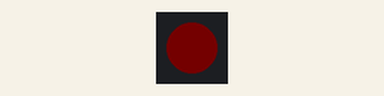
Recording of a sketch running on a simulated Arduino Uno, built with avr-gcc and run on an emulated ATmega328P. On the bench: 1 RGB LEDs in strip order, left to right. Dim RGB values are drawn brighter than linear.

Above: at 0.15 s.
At 39.69 s:
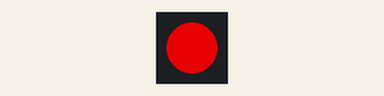
Timing chart, 0 to 40.0 s (numbered marks = the images above):
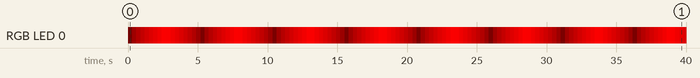

The sketch:

fade_rgb_WS2812edit.ino
```cpp
/*
 * light_ws2812 example
 * Fade LEDs in R, G, B order; demonstrate functions for changing color order.
 *
 * Created: September 6, 2014
 * Author: Windell Oskay (www.evilmadscientist.com)
 */

#include <WS2812.h>

#define outputPin 10  // Digital output pin (default: 7)
#define LEDCount 1   // Number of LEDs to drive (default: 9)


WS2812 LED(LEDCount);
cRGB value;

byte intensity;
byte sign;

void setup() {
	  LED.setOutput(outputPin); // Digital Pin 10

	/* You may uncomment one of the following three lines to switch
	to a different data transmission sequence for your addressable LEDs.
	(These functions can be used at any point in your program as needed.)   */

	LED.setColorOrderRGB();  // Uncomment for RGB color order
	//LED.setColorOrderBRG();  // Uncomment for BRG color order
	LED.setColorOrderGRB();  // Uncomment for GRB color order (Default; will be used if none other is defined.)

	intensity = 0;
	sign = 1;
}

void loop() {
	byte i = 0;
	if (sign) {
		intensity++;
		if (intensity == 255)
			sign = 0;
	}
	else {
		intensity--;
		if (intensity == 0)
			sign = 1;
	}

	while (i < LEDCount){
		if ((i % 3) == 0) {  // First LED, and every third after that
			value.b = 0;
			value.g = 0;
			value.r = intensity; // RGB Value -> Red Only
			LED.set_crgb_at(i, value); // Set value at LED found at index 0
		}
		else if ((i % 3) == 1) { // Second LED, and every third after that
			value.b = 0;
			value.g = intensity;
			value.r = 0; // RGB Value -> Green Only
			LED.set_crgb_at(i, value); // Set value at LED found at index 0
		}
		else  { // Third LED, and every third after that
			value.b = intensity;
			value.g = 0;
			value.r = 0; // RGB Value -> Blue Only
			LED.set_crgb_at(i, value); // Set value at LED found at index 0
		}
		i++;
	}

	LED.sync(); // Sends the data to the LEDs
	delay(10); // Wait (ms)
}
```

Measured:
- by itself, RGB LED 0: off → RGB(1, 0, 0) at 0.00 s, → RGB(30, 0, 0) 0.30 s later, → RGB(60, 0, 0) 0.30 s later, → RGB(90, 0, 0) 0.30 s later, … (132 changes in this stretch)
